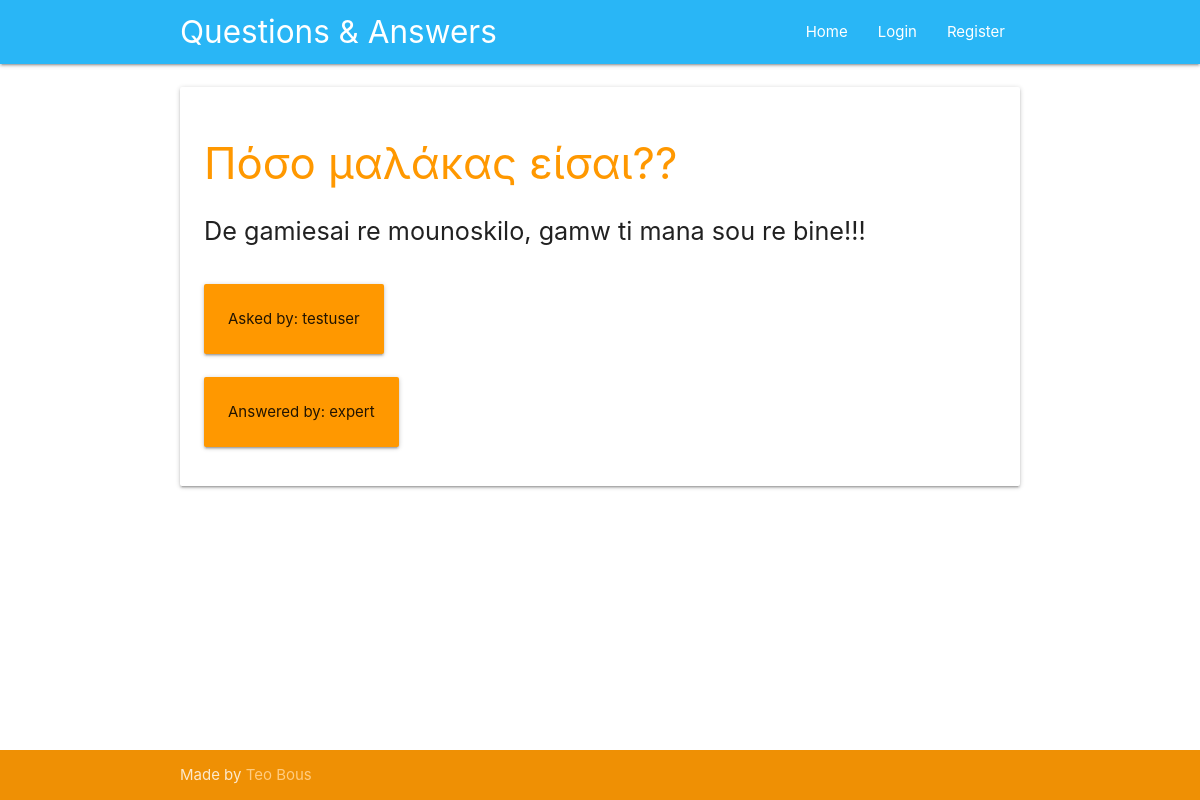
/question/4, run on the app's committed database.
### tables this page shows
CREATE TABLE questions (
    id integer primary key autoincrement,
    question_text text not null,
    answer_text text,
    asked_by_id integer not null,
    expert_id integer not null
);

CREATE TABLE users (
    id integer primary key autoincrement,
    name text not null,
    password text not null,
    expert boolean not null,
    admin boolean not null 
);

### app.py (the view)
@app.route('/question/<question_id>')
def question(question_id):
	user = get_current_user()
	db = get_db()
	query = """
			select questions.question_text as question_text, questions.answer_text as answer_text, askers.name as asker, experts.name as expert
			from questions
			join users as askers on questions.asked_by_id = askers.id
			join users as experts on questions.expert_id = experts.id
			where questions.id = ?
			"""
	question_cur = db.execute(query, [question_id])
	question = question_cur.fetchone()
	return render_template('question.html', user=user, question=question)

### app.py (called while the page is built)
def get_current_user():
	user_result = None
	if 'user' in session:
		user = session['user']
		db = get_db()
		query = 'select id, name, password, expert, admin from users where name = ?'
		user_cur = db.execute(query, [user])
		user_result = user_cur.fetchone()
	return user_result

### database.py (called while the page is built)
def connect_db():
	sql = sqlite3.connect('data.db')
	sql.row_factory = sqlite3.Row
	return sql

def get_db():
	if not hasattr(g, 'sqlite_db'):
		g.sqlite_db = connect_db()
	return g.sqlite_db

### templates/question.html (shortened to what this page needs)
{% extends 'base.html' %}
{% block content %}
    <div class="section">
      <div class="container">
        <div class="card-panel ">
          <h3 class="header orange-text">{{ question.question_text }}?</h3>
          <p class="flow-text">{{ question.answer_text }}</p>
          <div class="card-panel orange" style="display: inline-block;">Asked by: {{ question.asker }}</div><br>
          <div class="card-panel orange" style="display: inline-block;">Answered by: {{ question.expert }}</div>
        </div>
      </div>
    </div>
{% endblock %}

### static/css/style.css (style rules this page uses)
body { display: flex; min-height: 100vh; flex-direction: column; }

### data on the page
questions: question_text "Πόσο μαλάκας είσαι?", answer_text "De gamiesai re mounoskilo, gamw ti mana sou re bine!!!"
users: asker "testuser"
users: expert "expert"
